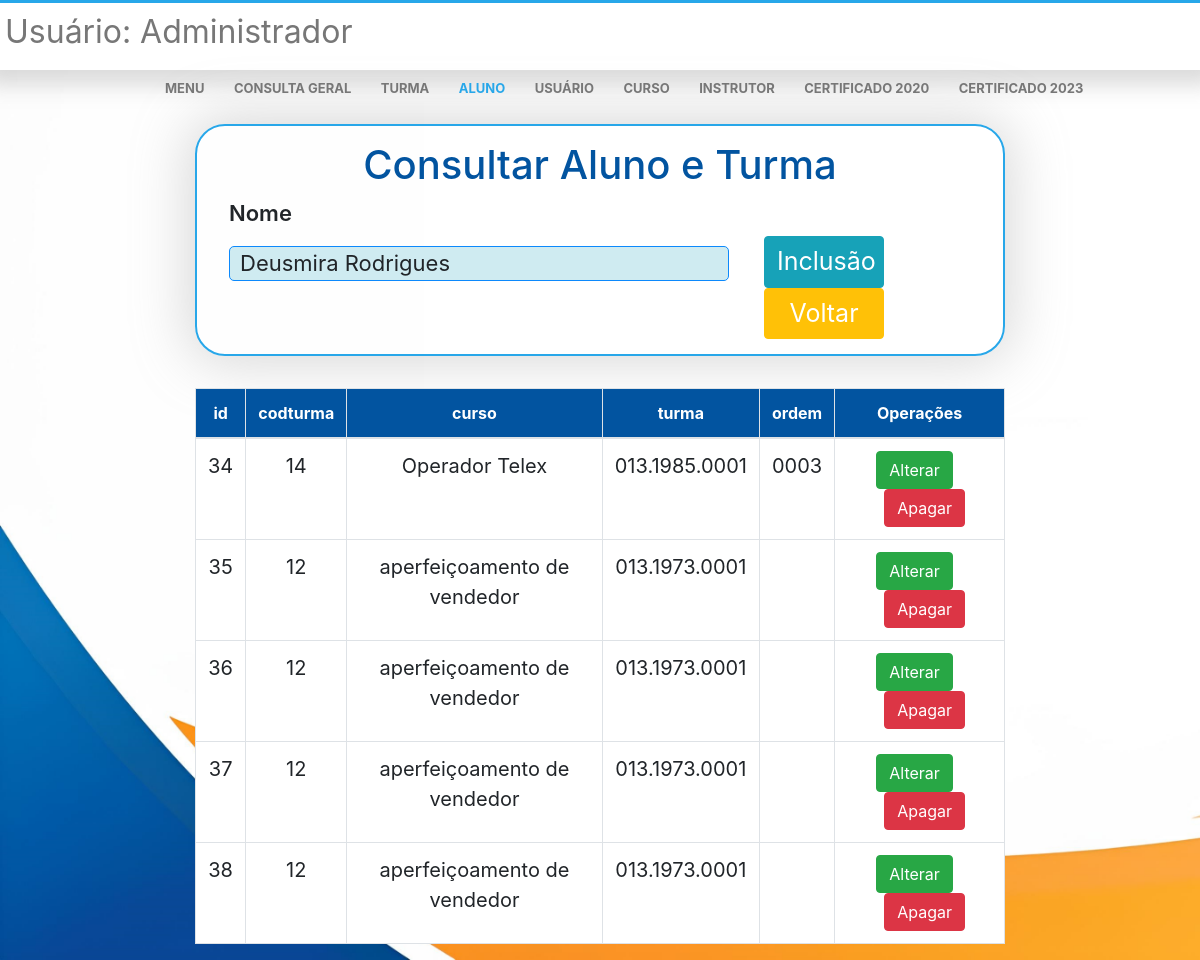
The page /menu/a_tselect.php?a_tid=1 (signed in) on the database its author committed.
### tables this page shows
CREATE TABLE `aluno` (
  `id` int(11) NOT NULL,
  `nome` varchar(100) NOT NULL,
  `contato` varchar(50) NOT NULL,
  `email` varchar(100) NOT NULL
);

CREATE TABLE `aluno_turma` (
  `id` int(11) NOT NULL,
  `idaluno` int(11) NOT NULL,
  `idturma` int(11) NOT NULL,
  `ordem` varchar(50) NOT NULL
);

CREATE TABLE `turma` (
  `id` int(11) NOT NULL,
  `nome` varchar(100) NOT NULL,
  `data_periodo_inicial` date NOT NULL,
  `data_periodo_final` date NOT NULL,
  `idcurso` int(11) NOT NULL,
  `horario` varchar(50) NOT NULL,
  `idinstrutor` int(11) NOT NULL,
  `natureza` varchar(50) NOT NULL,
  `cargahoraria` varchar(10) NOT NULL
);

CREATE TABLE `curso` (
  `id` int(11) NOT NULL,
  `nome` varchar(100) NOT NULL
);

### menu/a_tselect.php (the view, shortened to what this page needs)
<?php
include('../connect.php');
$id = $_GET['a_tid'];
$sql = 'select a.id idaluno, a.nome aluno
from aluno a  where id=' . $id;
$result = mysqli_query($con, $sql);
$row = mysqli_fetch_assoc($result);
$idaluno = $row['aluno'];
$sql = 'select a.id idaluno, a.nome aluno, t.id codturma, c.nome curso, t.nome turma, al.ordem, al.id
from aluno a inner join aluno_turma al on a.id=al.idaluno
inner join turma t on t.id = al.idturma
inner join curso c on c.id = t.idcurso where idaluno=' . $id;
?>
<!DOCTYPE html>
<html lang="pt-br">
<head>
    <link rel="stylesheet" href="https://stackpath.bootstrapcdn.com/bootstrap/4.1.3/css/bootstrap.min.css">
    <link rel="stylesheet" href="dnv.css">
</head>
<body style="background-image: url(../img/fundo.jpg); background-image: fixed; background-size: cover;">
    <div class="nav">
        <div class="row" id="rowtop">
            <div id="usushow">
                <h2>Usuário:
                    <span>
                        <?php echo $_SESSION['nome']; ?>
                    </span>
                </h2>
            </div>
            <div class="mnu">
                <a id="atop" href="../menu.php" style="text-decoration: none;">MENU</a>
                <a id="atop" href="conselect.php" style="text-decoration: none;">CONSULTA GERAL</a>
                <a id="atop" href="turselect.php" style="text-decoration: none;">TURMA</a>
                <a id="atop" href="aluselect.php" style="text-decoration: none;color: #28a7e9;">ALUNO</a>
                <a id="atop" href="ususelect.php" style="text-decoration: none;">USUÁRIO</a>
                <a id="atop" href="curselect.php" style="text-decoration: none;">CURSO</a>
                <a id="atop" href="insselect.php" style="text-decoration: none;">INSTRUTOR</a>
                <a id="atop" href="certificado2020.php" style="text-decoration: none;">CERTIFICADO 2020</a>
                <a id="atop" href="certificado2023.php" style="text-decoration: none;">CERTIFICADO 2023</a>
            </div>
        </div>
    </div>
    <center>
        <div class="container-fluid" style="width: 70%;">
            <br>
            <div class="jumbotron">
                <form method="POST">
                    <h1 style="color: rgb(2, 84, 160); ">Consultar Aluno e Turma</h1>
                    <div class="row">
                        <div class="col">
                            <p class="pselect">Nome</p>
                            <label id="inpnoselect" name="idaluno"><?php echo $idaluno ?></label>
                            <div class="row" style="padding-left: 20px;gap: 10px;">
                             <?php
                               echo '
                                <a href="a_tinsert.php?idalunook=' . $id . '"  style="text-decoration: none;">
                                    <button type="button" class="btn btn-info" style="width: 120px;font-size: 25px; color: white;">Inclusão</button>
                                </a>';
                                ?>
                                <a href="aluselect.php" style="text-decoration: none;">
                                    <button type="button" class="btn btn-warning" style="width: 120px;font-size: 25px; color: white;">Voltar</button>
                                </a>
                            </div>
                        </div>
                    </div>
            </div>
            <table class="table table-bordered" style="background-color: white; text-align: center;">
                <thead style="background-color: rgb(2, 84, 160);">
                    <tr>
                        <th scope="col" style="color: white;">id</th>
                        <th scope="col" style="color: white;">codturma</th>
                        <th scope="col" style="color: white;">curso</th>
                        <th scope="col" style="color: white;">turma</th>
                        <th scope="col" style="color: white;">ordem</th>
                        <th scope="col" style="color: white;">Operações</th>
                    </tr>
                </thead>
                <tbody>
                    <?php
                    $result = mysqli_query($con, $sql);
                    if ($result) {
                        while ($row = mysqli_fetch_assoc($result)) {
                            echo "<tr>
                        <td style='font-size: 20px;'>" . $row['id'] . "</td>
                        <td style='font-size: 20px;'>" . $row['codturma'] . "</td>
                        <td style='font-size: 20px;'>" . $row['curso'] . "</td>
                        <td style='font-size: 20px;'>" . $row['turma'] . "</td>
                        <td style='font-size: 20px;'>" . $row['ordem'] . "</td>
                        <td style='width:21%;'>
                        <a href='a_tupdate.php?updateid={$row['id']}'
                         <button type='button' class='btn btn-success'>
                         Alterar
                         </button>
                         </a>
                         <a href='a_tdelete.php?deleteid={$row['id']}'
                         <button type='button' class='btn btn-danger'>
                         Apagar
                         </button>
                         </a>
                        </td></tr>";
                        }
                    }
                    ?>
                </tbody>
            </table>
        </div>
    </center>
</body>
</html>

### menu/dnv.css (style rules this page uses)
.pselect { text-align: left; font-weight: 600; font-size: 22px; }
body { background-repeat: no-repeat; background-size: cover; }
#inpnoselect { font-size: 22px; float: left; width: 500px; height: 35px; padding-left: 10px; border-radius: 5px; border: solid 1px #0c89fc; transition: 0.3s ease-in-out; text-align: left; background-color: #57b7cc48; }
.jumbotron { box-shadow: 0px 0px 55px 7px #cfcfcfc9; border: solid 2px #28a7e9; border-radius: 30px; background-color: rgba(255, 255, 255, 0.700); margin-top: 30px; padding-top: 15px; padding-bottom: 15px; }
button { background-color: blue; }
#usushow { color: #777777; margin-left: 20px; }
h2 { font-weight: 400; }
.nav { background-color: #fff; box-shadow: 0px 0px 20px 15px #95959557; border-top: #28a7e9 3px solid; height: 70px; padding: 10px; line-height: 40px; }
.mnu { margin-left: 500px; }
a { color: #777777; margin-right: 25px; font-weight: 700; font-size: 13px; }
@media only screen and (max-width: 1660px) { .mnu { margin-left: 50px; } }
@media only screen and (max-width: 1360px) { .mnu { margin-left: 200px; } }
@media only screen and (max-width: 1360px) { #usushow { margin-left: 100px; } }
@media only screen and (max-width: 1222px) { .mnu { margin-left: 170px; } }
@media only screen and (max-width: 1222px) { #usushow { margin-left: 10px; } }
button { margin-top: -10px; }

### menu/a_tselect.php (style rules this page uses)
.btn-success, .btn-danger { margin: 0; }
.btn-success { margin-right: 10px; }
.btn-danger { margin-left: 10px; }

### rows shown on the page
aluno: nome "Deusmira Rodrigues", aluno_turma.id "34", turma.id "14", curso.nome "Operador Telex", turma.nome "013.1985.0001", aluno_turma.ordem "0003", aluno_turma.id "35", turma.id "12", curso.nome "aperfeiçoamento de vendedor", turma.nome "013.1973.0001", aluno_turma.id "36", aluno_turma.id "37", aluno_turma.id "38"

### other values the page prints
$_SESSION['nome'] "Administrador"
